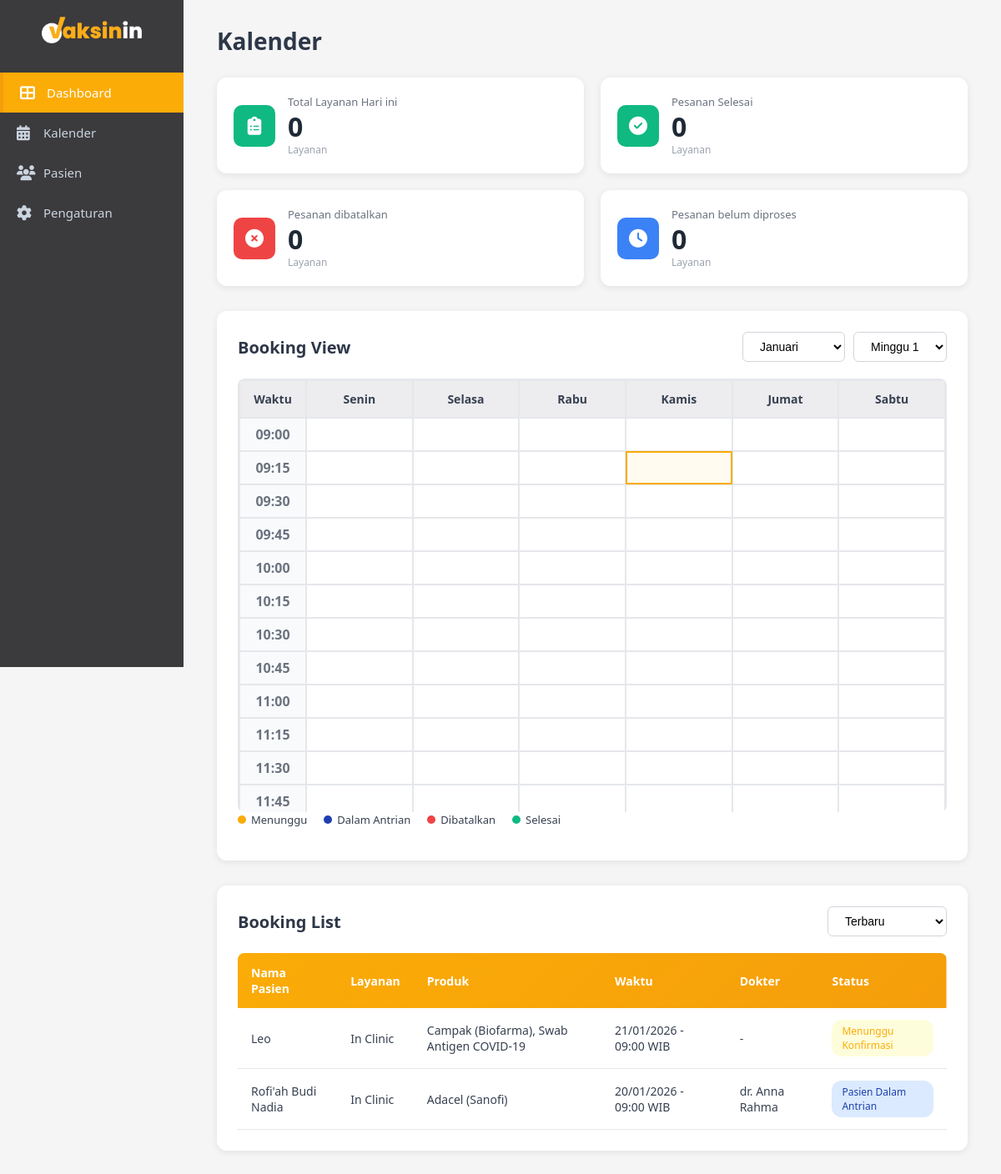
Screenshot of /admin/dashboard.php with the database file from the repository.
### tables this page shows
CREATE TABLE `bookings` (
  `id` int(11) NOT NULL,
  `patient_id` int(11) NOT NULL,
  `service_type` enum('Home Service','In Clinic') NOT NULL,
  `nomor_antrian` varchar(20) NOT NULL,
  `tanggal_booking` date NOT NULL,
  `waktu_booking` time NOT NULL,
  `status` enum('pending','confirmed','completed','cancelled') DEFAULT 'pending',
  `catatan` text DEFAULT NULL,
  `created_at` datetime NOT NULL,
  `updated_at` datetime DEFAULT current_timestamp() ON UPDATE current_timestamp(),
  `doctor_id` int(11) DEFAULT NULL
);

CREATE TABLE `patients` (
  `id` int(11) NOT NULL,
  `no_rekam_medis` varchar(20) NOT NULL,
  `nama_lengkap` varchar(100) NOT NULL,
  `nama_panggilan` varchar(50) DEFAULT NULL,
  `tanggal_lahir` date NOT NULL,
  `usia` int(11) DEFAULT NULL,
  `kategori_usia` enum('Anak','Dewasa') NOT NULL,
  `jenis_kelamin` enum('L','P') NOT NULL,
  `nik` varchar(16) DEFAULT NULL,
  `paspor` varchar(20) DEFAULT NULL,
  `kebangsaan` varchar(50) DEFAULT 'Indonesia',
  `pekerjaan` varchar(100) DEFAULT NULL,
  `nama_wali` varchar(100) DEFAULT NULL,
  `riwayat_alergi` text DEFAULT NULL,
  `riwayat_penyakit` text DEFAULT NULL,
  `riwayat_obat` text DEFAULT NULL,
  `pelayanan` varchar(50) NOT NULL,
  `created_at` timestamp NOT NULL DEFAULT current_timestamp(),
  `updated_at` timestamp NOT NULL DEFAULT current_timestamp() ON UPDATE current_timestamp()
);

### admin/dashboard.php (the view, shortened to what this page needs)
<?php
include "../config.php";
$current_month = isset($_GET['month']) ? intval($_GET['month']) : date('n');
$current_year = isset($_GET['year']) ? intval($_GET['year']) : date('Y');
$current_week = isset($_GET['week']) ? intval($_GET['week']) : 1;
$nama_bulan = [
    1 => 'Januari', 2 => 'Februari', 3 => 'Maret', 4 => 'April',
    5 => 'Mei', 6 => 'Juni', 7 => 'Juli', 8 => 'Agustus',
    9 => 'September', 10 => 'Oktober', 11 => 'November', 12 => 'Desember'
];
$today = date('Y-m-d');
$sql_today = "SELECT COUNT(*) as total FROM bookings WHERE DATE(tanggal_booking) = ?";
$stmt = $conn->prepare($sql_today);
$stmt->bind_param('s', $today);
$stmt->execute();
$total_today = $stmt->get_result()->fetch_assoc()['total'];
$sql_done = "SELECT COUNT(*) as total
             FROM bookings
             WHERE status = 'completed'
             AND DATE(tanggal_booking) = ?";
$stmt = $conn->prepare($sql_done);
$stmt->bind_param('s', $today);
$stmt->execute();
$total_done = $stmt->get_result()->fetch_assoc()['total'];
$sql_cancelled = "SELECT COUNT(*) as total
                  FROM bookings
                  WHERE status = 'cancelled'
                  AND DATE(tanggal_booking) = ?";
$stmt = $conn->prepare($sql_cancelled);
$stmt->bind_param('s', $today);
$stmt->execute();
$total_cancelled = $stmt->get_result()->fetch_assoc()['total'];
$sql_pending = "SELECT COUNT(*) as total
                FROM bookings
                WHERE status = 'pending'
                AND DATE(tanggal_booking) = ?";
$stmt = $conn->prepare($sql_pending);
$stmt->bind_param('s', $today);
$stmt->execute();
$total_pending = $stmt->get_result()->fetch_assoc()['total'];
$sql_all = "
    SELECT
        b.*,
        p.nama_lengkap,
        s.nama_lengkap AS dokter_nama,
        s.gelar AS dokter_gelar
    FROM bookings b
    JOIN patients p ON b.patient_id = p.id
    LEFT JOIN staff s ON b.doctor_id = s.id
    ORDER BY b.created_at DESC
    LIMIT 50
";
$all_bookings = $conn->query($sql_all);
$total_days = cal_days_in_month(CAL_GREGORIAN, $current_month, $current_year);
$total_weeks = ceil($total_days / 7);
?>
<!DOCTYPE html>
<html lang="id">
<head>
    <link rel="stylesheet" href="css/admin.css">
    <link rel="stylesheet" href="https://cdnjs.cloudflare.com/ajax/libs/font-awesome/6.4.0/css/all.min.css">
</head>
<body>
    <div class="sidebar">
        <div class="logo">
            <img src="vaksinin-logo.png" alt="Vaksinin">
        </div>
        <nav class="nav-menu">
            <a href="dashboard.php" class="nav-item active">
                <i class="fas fa-th-large"></i>
                <span>Dashboard</span>
            </a>
            <a href="#" class="nav-item">
                <i class="fas fa-calendar-alt"></i>
                <span>Kalender</span>
            </a>
            <a href="#" class="nav-item">
                <i class="fas fa-users"></i>
                <span>Pasien</span>
            </a>
            <a href="#" class="nav-item">
                <i class="fas fa-cog"></i>
                <span>Pengaturan</span>
            </a>
        </nav>
    </div>
    <div class="main-content">
        <header class="page-header">
            <h1>Kalender</h1>
        </header>
        <div class="dashboard-cards">
            <div class="card">
                <div class="card-icon green">
                    <i class="fas fa-clipboard-list"></i>
                </div>
                <div class="card-content">
                    <div class="card-label">Total Layanan Hari ini</div>
                    <div class="card-value"><?php echo $total_today; ?></div>
                    <div class="card-subtitle">Layanan</div>
                </div>
            </div>
            <div class="card">
                <div class="card-icon green">
                    <i class="fas fa-check-circle"></i>
                </div>
                <div class="card-content">
                    <div class="card-label">Pesanan Selesai</div>
                    <div class="card-value"><?php echo $total_done; ?></div>
                    <div class="card-subtitle">Layanan</div>
                </div>
            </div>
            <div class="card">
                <div class="card-icon red">
                    <i class="fas fa-times-circle"></i>
                </div>
                <div class="card-content">
                    <div class="card-label">Pesanan dibatalkan</div>
                    <div class="card-value"><?php echo $total_cancelled; ?></div>
                    <div class="card-subtitle">Layanan</div>
                </div>
            </div>
            <div class="card">
                <div class="card-icon blue">
                    <i class="fas fa-clock"></i>
                </div>
                <div class="card-content">
                    <div class="card-label">Pesanan belum diproses</div>
                    <div class="card-value"><?php echo $total_pending; ?></div>
                    <div class="card-subtitle">Layanan</div>
                </div>
            </div>
        </div>
        <div class="booking-view">
            <div class="section-header">
                <h2>Booking View</h2>
                <div class="filters">
                    <select id="monthSelect" onchange="changeMonth()">
                        <?php for ($m = 1; $m <= 12; $m++): ?>
                            <option value="<?php echo $m; ?>" <?php echo ($m == $current_month) ? 'selected' : ''; ?>>
                                <?php echo $nama_bulan[$m]; ?>
                            </option>
                        <?php endfor; ?>
                    </select>
                    <select id="weekSelect" onchange="changeWeek()">
                        <?php for ($w = 1; $w <= $total_weeks; $w++): ?>
                            <option value="<?php echo $w; ?>" <?php echo ($w == $current_week) ? 'selected' : ''; ?>>
                                Minggu <?php echo $w; ?>
                            </option>
                        <?php endfor; ?>
                    </select>
                </div>
            </div>
             <div class="calendar-wrapper">
                <div class="calendar-grid">
                    <table class="booking-table">
                        <thead>
                            <tr>
                                <th>Waktu</th>
                                <th>Senin</th>
                                <th>Selasa</th>
                                <th>Rabu</th>
                                <th>Kamis</th>
                                <th>Jumat</th>
                                <th>Sabtu</th>
                            </tr>
                        </thead>
                        <tbody>
                            <?php
                                $start_time = strtotime('09:00');
                                $end_time   = strtotime('17:00');
                                for ($time = $start_time; $time <= $end_time; $time += 15 * 60):
                                    $time_slot = date('H:i', $time);
                                ?>
                                    <tr>
                                        <td class="time-cell" data-time="<?php echo $time_slot; ?>">
                                            <?php echo $time_slot; ?>
                                        </td>
                                        <?php for ($day = 1; $day <= 6; $day++): ?>
                                            <td class="booking-cell"
                                                data-time="<?php echo $time_slot; ?>"
                                                data-day="<?php echo $day; ?>">
                                            </td>
                                        <?php endfor; ?>
                                    </tr>
                                <?php endfor; ?>
                        </tbody>
                    </table>
                </div>
            </div>
            <div class="booking-legend">
                <div class="legend-item">
                    <span class="legend-dot pending"></span>
                    <span>Menunggu</span>
                </div>
                <div class="legend-item">
                    <span class="legend-dot confirmed"></span>
                    <span>Dalam Antrian</span>
                </div>
                <div class="legend-item">
                    <span class="legend-dot cancelled"></span>
                    <span>Dibatalkan</span>
                </div>
                <div class="legend-item">
                    <span class="legend-dot completed"></span>
                    <span>Selesai</span>
                </div>
            </div>
        </div>
        <div class="booking-list">
            <div class="section-header">
                <h2>Booking List</h2>
                <select class="filter-select" id="bookingFilter" onchange="filterBookingList()">
                    <option value="latest">Terbaru</option>
                </select>
            </div>
            <table class="list-table">
                <thead>
                    <tr>
                        <th>Nama Pasien</th>
                        <th>Layanan</th>
                        <th>Produk</th>
                        <th>Waktu</th>
                        <th>Dokter</th>
                        <th>Status</th>
                    </tr>
                </thead>
                <tbody>
                    <?php while ($booking = $all_bookings->fetch_assoc()): ?>
                        <?php
                        $booking_id = $booking['id'];
                        $sql_staff = "
                            SELECT s.gelar, s.nama_lengkap
                            FROM booking_staff bs
                            JOIN staff s ON bs.staff_id = s.id
                            WHERE bs.booking_id = ?
                        ";
                        $stmt_staff = $conn->prepare($sql_staff);
                        $stmt_staff->bind_param("i", $booking_id);
                        $stmt_staff->execute();
                        $result_staff = $stmt_staff->get_result();
                        $dokters = [];
                        while ($row = $result_staff->fetch_assoc()) {
                            $dokters[] = htmlspecialchars($row['gelar'].' '.$row['nama_lengkap']);
                        }
                        ?>
                        <?php
                        $sql_services = "SELECT nama_layanan FROM booking_services WHERE booking_id = ?";
                        $stmt_s = $conn->prepare($sql_services);
                        $stmt_s->bind_param('i', $booking['id']);
                        $stmt_s->execute();
                        $services = $stmt_s->get_result();
                        $service_names = [];
                        while ($s = $services->fetch_assoc()) {
                            $service_names[] = $s['nama_layanan'];
                        }
                        ?>
                        <tr>
                        <td><?= htmlspecialchars($booking['nama_lengkap']) ?></td>
                        <td><?= htmlspecialchars($booking['service_type']) ?></td>
                        <td><?= implode(', ', $service_names) ?></td>
                        <td>
                            <?= date('d/m/Y', strtotime($booking['tanggal_booking'])) ?>
                            - <?= substr($booking['waktu_booking'], 0, 5) ?> WIB
                        </td>
                        <td>
                            <?php if (!empty($dokters)): ?>
                                <?php foreach ($dokters as $dokter): ?>
                                    <div><?= $dokter ?></div>
                                <?php endforeach; ?>
                            <?php else: ?>
                                -
                            <?php endif; ?>
                        </td>
                        <td>
                            <span class="status-badge <?= $booking['status'] ?>">
                                <?php
                                    if ($booking['status'] == 'pending') {
                                        echo 'Menunggu Konfirmasi';
                                    } elseif ($booking['status'] == 'confirmed') {
                                        echo 'Pasien Dalam Antrian';
                                    } elseif ($booking['status'] == 'completed') {
                                        echo 'Pesanan Selesai';
                                    } elseif ($booking['status'] == 'cancelled') {
                                        echo 'Pesanan Dibatalkan';
                                    }
                                ?>
                            </span>
                        </td>
                    </tr>
                    <?php endwhile; ?>
                </tbody>
            </table>
        </div>
    </div>
</body>
</html>

### rows the page displays
bookings: patient.nama_lengkap "Leo", service_type "In Clinic", service_names "Campak (Biofarma), Swab Antigen COVID-19", tanggal_booking "21/01/2026", waktu_booking "09:00", status "Menunggu Konfirmasi"
bookings: patient.nama_lengkap "Rofi'ah Budi Nadia", service_type "In Clinic", service_names "Adacel (Sanofi)", tanggal_booking "20/01/2026", waktu_booking "09:00", dokter "dr. Anna Rahma", status "Pasien Dalam Antrian"

### other values shown
$total_today "0"
$total_done "0"
$total_cancelled "0"
$total_pending "0"
$time_slot "09:00"
$time_slot "09:15"
$time_slot "09:30"
$time_slot "09:45"
$time_slot "10:00"
$time_slot "10:15"
$time_slot "10:30"
$time_slot "10:45"
$time_slot "11:00"
$time_slot "11:15"
$time_slot "11:30"
